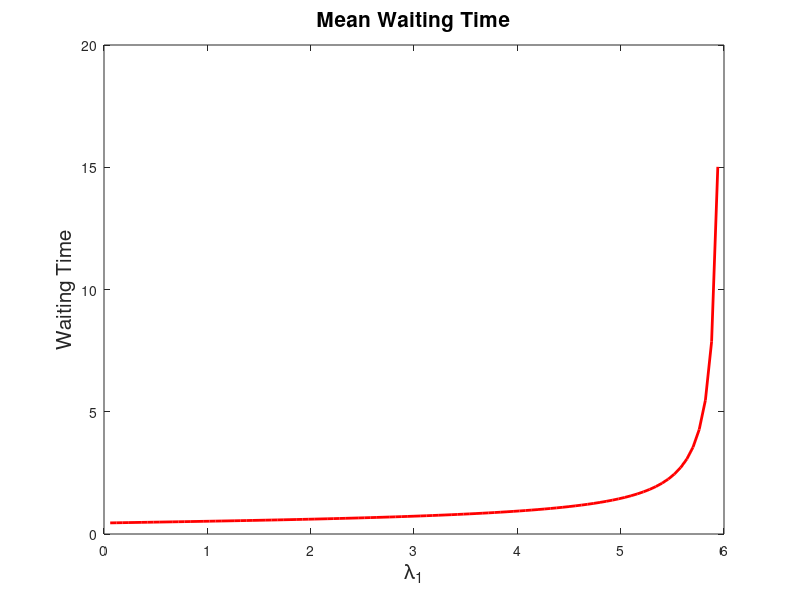

Recreate this plot in MATLAB.
addpath(pwd);
% erotima 2
function [r,is_ergodic] = intensities(lambda,mu)
r(1) = lambda(1)/mu(1);
r(2) = (lambda(2) + 2*lambda(1)/7)/mu(2);
r(3) = (4*lambda(1)/7)/mu(3);
r(4) = (3*lambda(1)/7)/mu(4);
r(5) = (lambda(2) + (4/7)*lambda(1))/mu(5);
is_ergodic = true;
for i=1:5 
  printf('Q%d: %f\n',i,r(i));
  is_ergodic  = is_ergodic && (r(i) < 1)
endfor
printf("Ergodicity: %d \n",is_ergodic)
endfunction


% erotima 3
function [R] = mean_clients(lambda,mu)
[r,is_ergodic] = intensities(lambda,mu);
R = r ./ (1-r);
for i=1:5 
  printf("Mean Clients at Q%d: %d\n",i,R(i))
endfor
endfunction

% erotima 4
l = 4;
lambda = [l,1];
mu = [6,5,8,7,6];
R = mean_clients(lambda,mu);
average = sum(R)/sum(lambda);
printf("Average service time: %d", average);

% erotima 6

max_lambda = 6
for i=1:99
   l = max_lambda*i/100;
   vec_lambda(i) = l;
   lambda = [l,1];
   mu = [6,5,8,7,6];
   vec_sum(i) = sum(mean_clients(lambda,mu))/sum(lambda);
endfor

figure(1);
plot(vec_lambda,vec_sum,"r","linewidth",2);
title("Mean Waiting Time","fontsize", 15);
xlabel('\lambda_1',"fontsize", 15);
ylabel("Waiting Time","fontsize", 15);
